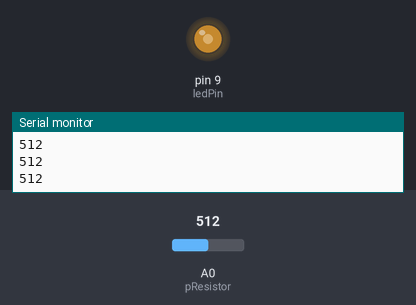
Bench run of a sketch on a simulated Arduino Uno, built with avr-gcc and run on an emulated ATmega328P. Shown: output pins drawn as LEDs (lit = HIGH), the last lines printed to the serial monitor. Inputs (shaded band) come from the test bench; at power-on: A0 (pResistor) = 512.

Above: at 1.2 s.
1.3 s: A0 (pResistor) set to 306
At 2.5 s:
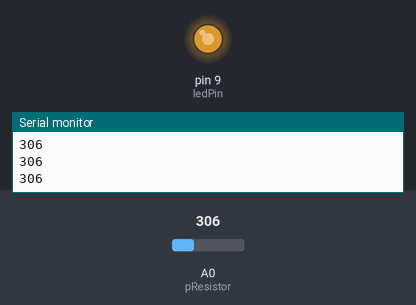
2.8 s: A0 (pResistor) set to 122
At 3.9 s:
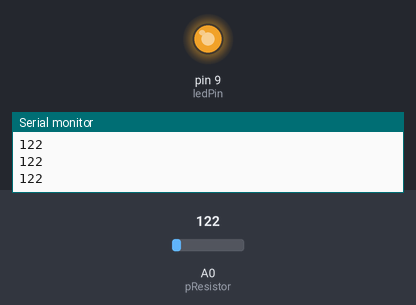
4.3 s: A0 (pResistor) set to 900
At 5.0 s:
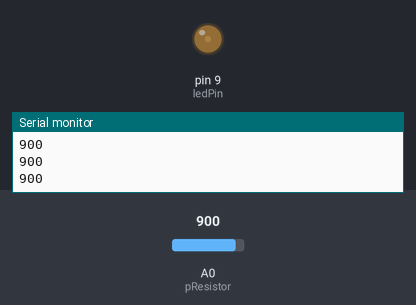
5.8 s: A0 (pResistor) set to 1023
At 6.3 s:
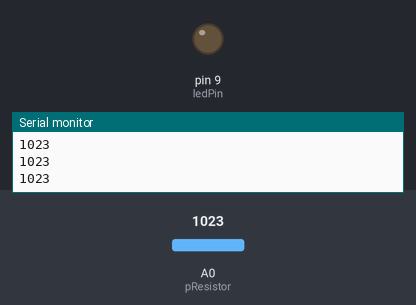
7.3 s: A0 (pResistor) set to 511
At 8.4 s:
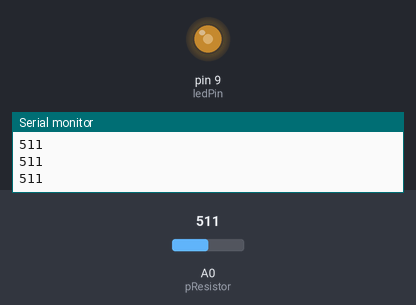
Timing chart, 0 to 9.8 s (numbered marks = the images above; inputs shaded):
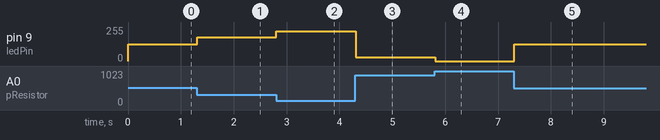

Measured:
- after the input at 1.3 s, pin 9 (ledPin): 127/255 → 178/255 at once
- after the input at 2.8 s, pin 9 (ledPin): 178/255 → 224/255 at once
- after the input at 4.3 s, pin 9 (ledPin): 224/255 → 30/255 at once
- after the input at 5.8 s, pin 9 (ledPin): 30/255 → 0/255 at once
- after the input at 7.3 s, pin 9 (ledPin): 0/255 → 127/255 at once

The sketch:

_03_photoresistor_led.ino
```cpp
const int pResistor = A0;
const int ledPin = 9;

int value;
int ledBrightness;

void setup() {
 pinMode(ledPin, OUTPUT);
 pinMode(pResistor, INPUT);
 Serial.begin(9600);
}

void loop() {
  value = analogRead(pResistor);
  Serial.println(value);

  ledBrightness = map(value, 1023, 0, 0, 255);
  analogWrite(ledPin, ledBrightness);

}
```
